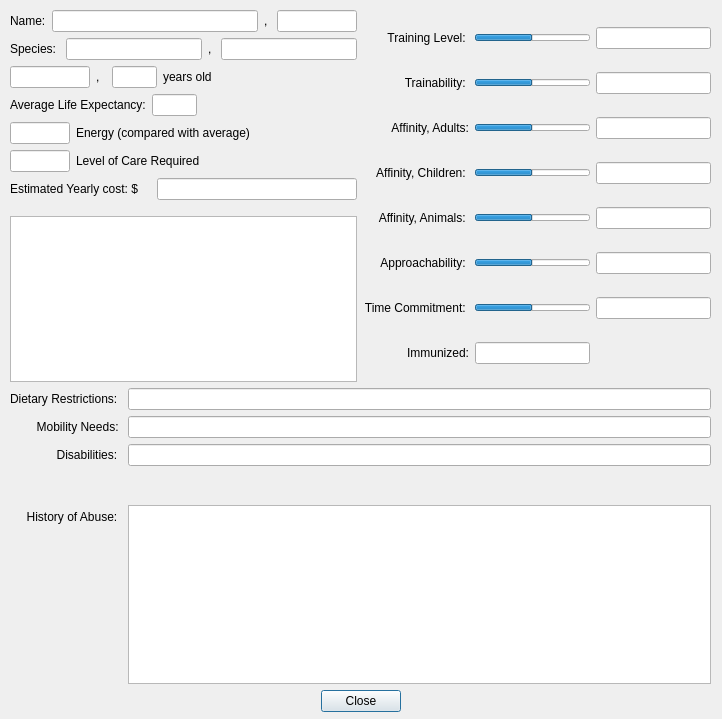
<?xml version="1.0" encoding="UTF-8"?>
<ui version="4.0">
 <class>AnimalDetailDiag</class>
 <widget class="QDialog" name="AnimalDetailDiag">
  <property name="geometry">
   <rect>
    <x>0</x>
    <y>0</y>
    <width>722</width>
    <height>719</height>
   </rect>
  </property>
  <property name="windowTitle">
   <string>Add Animal</string>
  </property>
  <widget class="QWidget" name="verticalLayoutWidget">
   <property name="geometry">
    <rect>
     <x>10</x>
     <y>10</y>
     <width>701</width>
     <height>702</height>
    </rect>
   </property>
   <layout class="QVBoxLayout" name="detailedViewLayout">
    <item>
     <layout class="QHBoxLayout" name="acmInfoLayout">
      <item>
       <layout class="QVBoxLayout" name="verticalLayout">
        <item>
         <layout class="QHBoxLayout" name="nameIDLayout">
          <item>
           <widget class="QLabel" name="nameLabel">
            <property name="text">
             <string>Name:</string>
            </property>
           </widget>
          </item>
          <item>
           <widget class="QLineEdit" name="nameLineEdit"/>
          </item>
          <item>
           <widget class="QLabel" name="comma">
            <property name="maximumSize">
             <size>
              <width>10</width>
              <height>16777215</height>
             </size>
            </property>
            <property name="text">
             <string>, </string>
            </property>
           </widget>
          </item>
          <item>
           <widget class="QLineEdit" name="idLineEdit">
            <property name="maximumSize">
             <size>
              <width>80</width>
              <height>16777215</height>
             </size>
            </property>
           </widget>
          </item>
         </layout>
        </item>
        <item>
         <layout class="QHBoxLayout" name="speciesBreedLayout">
          <item>
           <widget class="QLabel" name="speciesLabel">
            <property name="text">
             <string>Species: </string>
            </property>
           </widget>
          </item>
          <item>
           <widget class="QLineEdit" name="speciesLineEdit"/>
          </item>
          <item>
           <widget class="QLabel" name="comma_2">
            <property name="maximumSize">
             <size>
              <width>10</width>
              <height>16777215</height>
             </size>
            </property>
            <property name="text">
             <string>, </string>
            </property>
           </widget>
          </item>
          <item>
           <widget class="QLineEdit" name="breedLineEdit"/>
          </item>
         </layout>
        </item>
        <item>
         <layout class="QHBoxLayout" name="sexAgeLayout">
          <item>
           <widget class="QLineEdit" name="sexLineEdit">
            <property name="sizePolicy">
             <sizepolicy hsizetype="Fixed" vsizetype="Fixed">
              <horstretch>0</horstretch>
              <verstretch>0</verstretch>
             </sizepolicy>
            </property>
            <property name="maximumSize">
             <size>
              <width>80</width>
              <height>16777215</height>
             </size>
            </property>
           </widget>
          </item>
          <item>
           <widget class="QLabel" name="comma_3">
            <property name="maximumSize">
             <size>
              <width>10</width>
              <height>16777215</height>
             </size>
            </property>
            <property name="text">
             <string>, </string>
            </property>
           </widget>
          </item>
          <item>
           <widget class="QLineEdit" name="ageLineEdit">
            <property name="maximumSize">
             <size>
              <width>45</width>
              <height>16777215</height>
             </size>
            </property>
            <property name="alignment">
             <set>Qt::AlignRight|Qt::AlignTrailing|Qt::AlignVCenter</set>
            </property>
           </widget>
          </item>
          <item>
           <widget class="QLabel" name="ageText">
            <property name="text">
             <string>years old</string>
            </property>
           </widget>
          </item>
         </layout>
        </item>
        <item>
         <layout class="QHBoxLayout" name="horizontalLayout_2">
          <item>
           <widget class="QLabel" name="maxAgeLabel">
            <property name="text">
             <string>Average Life Expectancy:</string>
            </property>
           </widget>
          </item>
          <item>
           <widget class="QLineEdit" name="maxAgeLineEdit">
            <property name="maximumSize">
             <size>
              <width>45</width>
              <height>16777215</height>
             </size>
            </property>
           </widget>
          </item>
          <item>
           <spacer name="horizontalSpacer_4">
            <property name="orientation">
             <enum>Qt::Horizontal</enum>
            </property>
            <property name="sizeHint" stdset="0">
             <size>
              <width>40</width>
              <height>20</height>
             </size>
            </property>
           </spacer>
          </item>
         </layout>
        </item>
        <item>
         <layout class="QHBoxLayout" name="energyLevelLayout">
          <item>
           <widget class="QLineEdit" name="energyLineEdit">
            <property name="sizePolicy">
             <sizepolicy hsizetype="Fixed" vsizetype="Fixed">
              <horstretch>0</horstretch>
              <verstretch>0</verstretch>
             </sizepolicy>
            </property>
            <property name="maximumSize">
             <size>
              <width>60</width>
              <height>16777215</height>
             </size>
            </property>
           </widget>
          </item>
          <item>
           <widget class="QLabel" name="energyLevelText">
            <property name="text">
             <string>Energy (compared with average)</string>
            </property>
           </widget>
          </item>
         </layout>
        </item>
        <item>
         <layout class="QHBoxLayout" name="horizontalLayout">
          <item>
           <widget class="QLineEdit" name="careLineEdit">
            <property name="maximumSize">
             <size>
              <width>60</width>
              <height>16777215</height>
             </size>
            </property>
           </widget>
          </item>
          <item>
           <widget class="QLabel" name="careLabel">
            <property name="text">
             <string>Level of Care Required</string>
            </property>
           </widget>
          </item>
          <item>
           <spacer name="horizontalSpacer_5">
            <property name="orientation">
             <enum>Qt::Horizontal</enum>
            </property>
            <property name="sizeHint" stdset="0">
             <size>
              <width>40</width>
              <height>20</height>
             </size>
            </property>
           </spacer>
          </item>
         </layout>
        </item>
        <item>
         <layout class="QHBoxLayout" name="careLevelLayout_2">
          <item>
           <widget class="QLabel" name="expenditureLabel">
            <property name="text">
             <string>Estimated Yearly cost: $</string>
            </property>
           </widget>
          </item>
          <item>
           <widget class="QLineEdit" name="expenditureLineEdit">
            <property name="sizePolicy">
             <sizepolicy hsizetype="Expanding" vsizetype="Expanding">
              <horstretch>0</horstretch>
              <verstretch>0</verstretch>
             </sizepolicy>
            </property>
            <property name="maximumSize">
             <size>
              <width>200</width>
              <height>16777215</height>
             </size>
            </property>
           </widget>
          </item>
         </layout>
        </item>
        <item>
         <spacer name="verticalSpacer_3">
          <property name="orientation">
           <enum>Qt::Vertical</enum>
          </property>
          <property name="sizeType">
           <enum>QSizePolicy::Fixed</enum>
          </property>
          <property name="sizeHint" stdset="0">
           <size>
            <width>20</width>
            <height>10</height>
           </size>
          </property>
         </spacer>
        </item>
        <item>
         <widget class="QTextEdit" name="bioTextEdit">
          <property name="maximumSize">
           <size>
            <width>16777215</width>
            <height>200</height>
           </size>
          </property>
         </widget>
        </item>
       </layout>
      </item>
      <item>
       <spacer name="horizontalSpacer_3">
        <property name="orientation">
         <enum>Qt::Horizontal</enum>
        </property>
        <property name="sizeType">
         <enum>QSizePolicy::Fixed</enum>
        </property>
        <property name="sizeHint" stdset="0">
         <size>
          <width>1</width>
          <height>10</height>
         </size>
        </property>
       </spacer>
      </item>
      <item>
       <layout class="QGridLayout" name="sliderLayout">
        <item row="3" column="0">
         <widget class="QLabel" name="childAffinityLabel">
          <property name="text">
           <string>Affinity, Children: </string>
          </property>
          <property name="alignment">
           <set>Qt::AlignRight|Qt::AlignTrailing|Qt::AlignVCenter</set>
          </property>
         </widget>
        </item>
        <item row="2" column="0">
         <widget class="QLabel" name="adultAffinityLabel">
          <property name="text">
           <string>Affinity, Adults:</string>
          </property>
          <property name="alignment">
           <set>Qt::AlignRight|Qt::AlignTrailing|Qt::AlignVCenter</set>
          </property>
         </widget>
        </item>
        <item row="7" column="1">
         <widget class="QLineEdit" name="immunizedLineEdit"/>
        </item>
        <item row="4" column="0">
         <widget class="QLabel" name="animalAffinityLabel">
          <property name="text">
           <string>Affinity, Animals: </string>
          </property>
          <property name="alignment">
           <set>Qt::AlignRight|Qt::AlignTrailing|Qt::AlignVCenter</set>
          </property>
         </widget>
        </item>
        <item row="6" column="0">
         <widget class="QLabel" name="timeCommitmentLabel">
          <property name="text">
           <string>Time Commitment: </string>
          </property>
          <property name="alignment">
           <set>Qt::AlignRight|Qt::AlignTrailing|Qt::AlignVCenter</set>
          </property>
         </widget>
        </item>
        <item row="7" column="0">
         <widget class="QLabel" name="immunizedLabel">
          <property name="layoutDirection">
           <enum>Qt::RightToLeft</enum>
          </property>
          <property name="text">
           <string>Immunized:</string>
          </property>
          <property name="alignment">
           <set>Qt::AlignRight|Qt::AlignTrailing|Qt::AlignVCenter</set>
          </property>
         </widget>
        </item>
        <item row="1" column="0">
         <widget class="QLabel" name="trainabilityLabel">
          <property name="text">
           <string>Trainability: </string>
          </property>
          <property name="alignment">
           <set>Qt::AlignRight|Qt::AlignTrailing|Qt::AlignVCenter</set>
          </property>
         </widget>
        </item>
        <item row="0" column="0">
         <widget class="QLabel" name="trainingLabel">
          <property name="text">
           <string>Training Level: </string>
          </property>
          <property name="alignment">
           <set>Qt::AlignRight|Qt::AlignTrailing|Qt::AlignVCenter</set>
          </property>
         </widget>
        </item>
        <item row="5" column="0">
         <widget class="QLabel" name="approachabilityLabel">
          <property name="text">
           <string>Approachability: </string>
          </property>
          <property name="alignment">
           <set>Qt::AlignRight|Qt::AlignTrailing|Qt::AlignVCenter</set>
          </property>
         </widget>
        </item>
        <item row="0" column="2">
         <widget class="QLineEdit" name="trainingLineEdit"/>
        </item>
        <item row="1" column="2">
         <widget class="QLineEdit" name="trainabilityLineEdit"/>
        </item>
        <item row="2" column="2">
         <widget class="QLineEdit" name="adultAffinityLineEdit"/>
        </item>
        <item row="3" column="2">
         <widget class="QLineEdit" name="childAffinityLineEdit"/>
        </item>
        <item row="4" column="2">
         <widget class="QLineEdit" name="animalAffinityLineEdit"/>
        </item>
        <item row="5" column="2">
         <widget class="QLineEdit" name="approachabilityLineEdit"/>
        </item>
        <item row="6" column="2">
         <widget class="QLineEdit" name="timeCommitmentLineEdit"/>
        </item>
        <item row="0" column="1">
         <widget class="QProgressBar" name="trainingBar">
          <property name="maximumSize">
           <size>
            <width>16777215</width>
            <height>7</height>
           </size>
          </property>
          <property name="minimum">
           <number>0</number>
          </property>
          <property name="maximum">
           <number>2</number>
          </property>
          <property name="value">
           <number>1</number>
          </property>
          <property name="textVisible">
           <bool>false</bool>
          </property>
          <property name="orientation">
           <enum>Qt::Horizontal</enum>
          </property>
          <property name="invertedAppearance">
           <bool>false</bool>
          </property>
         </widget>
        </item>
        <item row="1" column="1">
         <widget class="QProgressBar" name="trainabilityBar">
          <property name="maximumSize">
           <size>
            <width>16777215</width>
            <height>7</height>
           </size>
          </property>
          <property name="maximum">
           <number>2</number>
          </property>
          <property name="value">
           <number>1</number>
          </property>
          <property name="textVisible">
           <bool>false</bool>
          </property>
         </widget>
        </item>
        <item row="2" column="1">
         <widget class="QProgressBar" name="adultAffinityBar">
          <property name="maximumSize">
           <size>
            <width>16777215</width>
            <height>7</height>
           </size>
          </property>
          <property name="maximum">
           <number>2</number>
          </property>
          <property name="value">
           <number>1</number>
          </property>
          <property name="textVisible">
           <bool>false</bool>
          </property>
         </widget>
        </item>
        <item row="3" column="1">
         <widget class="QProgressBar" name="childAffinityBar">
          <property name="maximumSize">
           <size>
            <width>16777215</width>
            <height>7</height>
           </size>
          </property>
          <property name="maximum">
           <number>2</number>
          </property>
          <property name="value">
           <number>1</number>
          </property>
          <property name="textVisible">
           <bool>false</bool>
          </property>
         </widget>
        </item>
        <item row="4" column="1">
         <widget class="QProgressBar" name="animalAffinityBar">
          <property name="maximumSize">
           <size>
            <width>16777215</width>
            <height>7</height>
           </size>
          </property>
          <property name="maximum">
           <number>2</number>
          </property>
          <property name="value">
           <number>1</number>
          </property>
          <property name="textVisible">
           <bool>false</bool>
          </property>
         </widget>
        </item>
        <item row="5" column="1">
         <widget class="QProgressBar" name="approachabilityBar">
          <property name="maximumSize">
           <size>
            <width>16777215</width>
            <height>7</height>
           </size>
          </property>
          <property name="maximum">
           <number>2</number>
          </property>
          <property name="value">
           <number>1</number>
          </property>
          <property name="textVisible">
           <bool>false</bool>
          </property>
         </widget>
        </item>
        <item row="6" column="1">
         <widget class="QProgressBar" name="timeCommitmentBar">
          <property name="maximumSize">
           <size>
            <width>16777215</width>
            <height>7</height>
           </size>
          </property>
          <property name="maximum">
           <number>2</number>
          </property>
          <property name="value">
           <number>1</number>
          </property>
          <property name="textVisible">
           <bool>false</bool>
          </property>
         </widget>
        </item>
       </layout>
      </item>
     </layout>
    </item>
    <item>
     <spacer name="verticalSpacer_2">
      <property name="orientation">
       <enum>Qt::Vertical</enum>
      </property>
      <property name="sizeHint" stdset="0">
       <size>
        <width>20</width>
        <height>20</height>
       </size>
      </property>
     </spacer>
    </item>
    <item>
     <layout class="QFormLayout" name="textEditLayout">
      <item row="2" column="0">
       <widget class="QLabel" name="dietLabel">
        <property name="text">
         <string>Dietary Restrictions: </string>
        </property>
       </widget>
      </item>
      <item row="3" column="0">
       <widget class="QLabel" name="mobilityLabel">
        <property name="text">
         <string>        Mobility Needs: </string>
        </property>
       </widget>
      </item>
      <item row="4" column="0">
       <widget class="QLabel" name="disabLabel">
        <property name="text">
         <string>              Disabilities: </string>
        </property>
       </widget>
      </item>
      <item row="6" column="0">
       <widget class="QLabel" name="histLabel">
        <property name="text">
         <string>     History of Abuse: </string>
        </property>
       </widget>
      </item>
      <item row="2" column="1">
       <widget class="QLineEdit" name="dietLineEdit"/>
      </item>
      <item row="3" column="1">
       <widget class="QLineEdit" name="mobilityLineEdit"/>
      </item>
      <item row="4" column="1">
       <widget class="QLineEdit" name="disabilityLineEdit"/>
      </item>
      <item row="6" column="1">
       <widget class="QTextEdit" name="historyTextEdit"/>
      </item>
      <item row="5" column="1">
       <spacer name="verticalSpacer">
        <property name="orientation">
         <enum>Qt::Vertical</enum>
        </property>
        <property name="sizeHint" stdset="0">
         <size>
          <width>20</width>
          <height>40</height>
         </size>
        </property>
       </spacer>
      </item>
     </layout>
    </item>
    <item>
     <layout class="QHBoxLayout" name="buttonLayout">
      <item>
       <spacer name="horizontalSpacer">
        <property name="orientation">
         <enum>Qt::Horizontal</enum>
        </property>
        <property name="sizeHint" stdset="0">
         <size>
          <width>40</width>
          <height>20</height>
         </size>
        </property>
       </spacer>
      </item>
      <item>
       <widget class="QPushButton" name="closeButton">
        <property name="text">
         <string>Close</string>
        </property>
       </widget>
      </item>
      <item>
       <spacer name="horizontalSpacer_2">
        <property name="orientation">
         <enum>Qt::Horizontal</enum>
        </property>
        <property name="sizeHint" stdset="0">
         <size>
          <width>40</width>
          <height>20</height>
         </size>
        </property>
       </spacer>
      </item>
     </layout>
    </item>
   </layout>
  </widget>
 </widget>
 <resources/>
 <connections/>
</ui>
